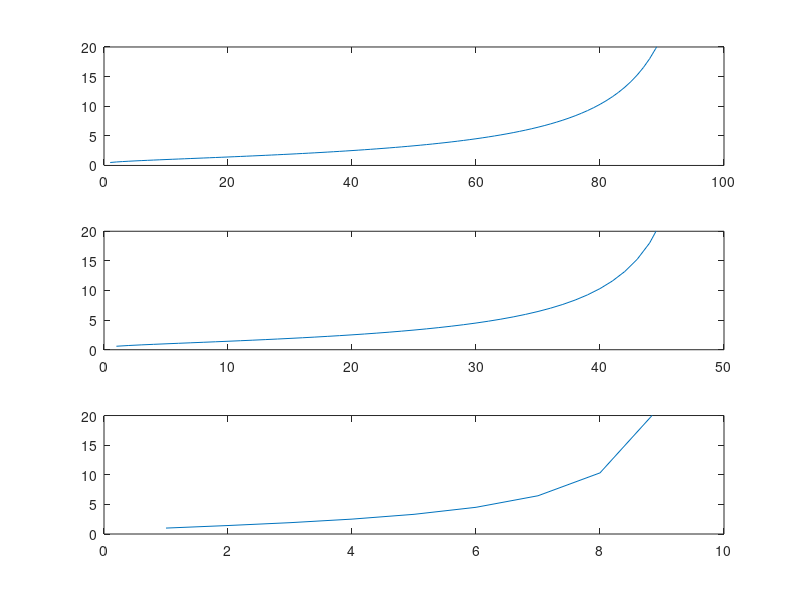

MATLAB code to generate this figure:
% Each word will be represented by n features if there are n classes in classification.
% Given word w and class C,
% if x=0:         y(w, C) = 0
% else if x=t:    y(w, C) = 2.5*x
% else:           y(w, C) = 1./log10(t/x);
% t is the total occurrences of the word w in all classes,
% x is the occuurence count of w for class C,
% y is the feature value calculated for the word w for a particular class C.
% The review/ observation will thus have n features as well, summing up the values of y for all the words in the review,
% corresponding to a given class.

x = (1:99)';
y1 = 1./log10(100./x);
subplot(311), plot(x,y1), axis([0 100 0 20]);

x = (1:49)';
y2 = 1./log10(50./x);
subplot(312), plot(x,y2), axis([0 50 0 20]);

x = (1:9)';
y3 = 1./log10(10./x);
subplot(313), plot(x,y3), axis([0 10 0 20]);
